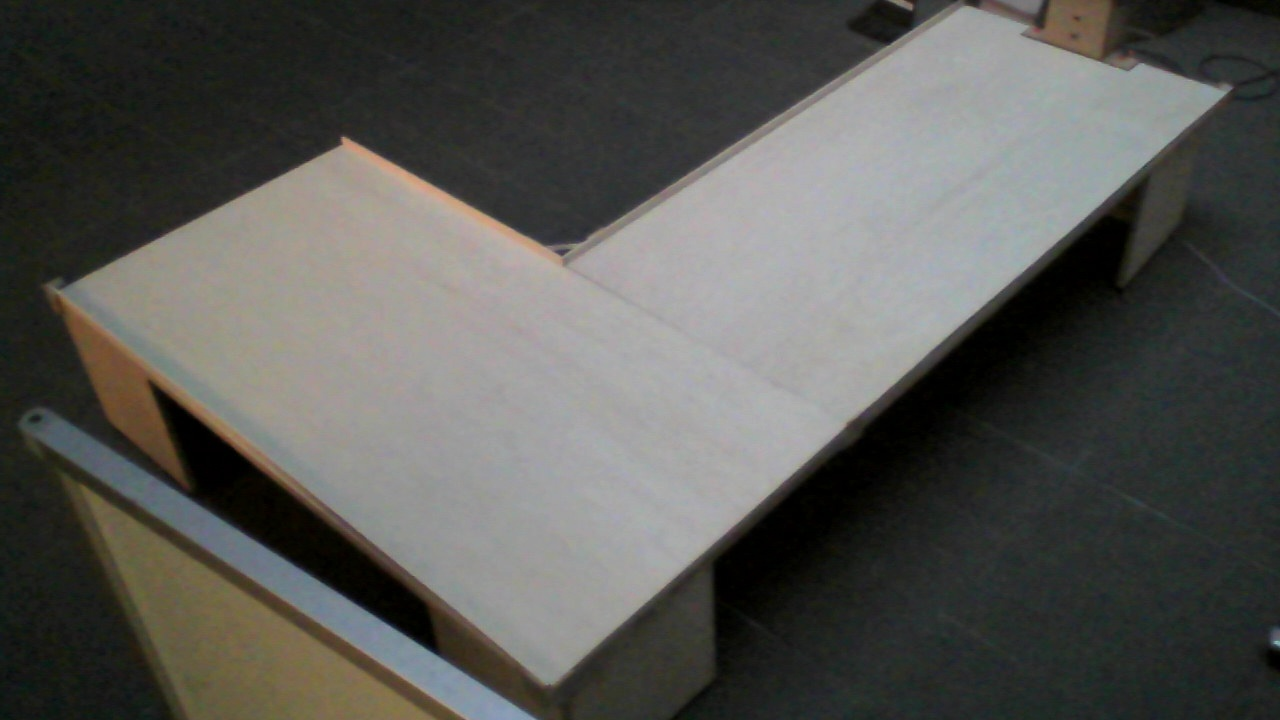
#> input picture pyscript/_0.jpg, 1280 x 720 px, given in place of the camera
$ jupyter execute --allow-errors positionestimate.ipynb   (older library calls are emulated)
#> lines starting #> are read from the running program, lines starting #| are printed output that depends on the picture; after the words box and inside, x2 and y2 are one past the last pixel; in counts of white or black regions, pixels touching at a corner belong together
[cell 1]
import cv2
import numpy as np
from matplotlib import pyplot as plt
import sys
import os
import glob

[cell 2]
import cv2
import os

def save_frame_camera_key(device_num, dir_path, basename, ext='jpg', delay=1, window_name='frame'):
#> called with device_num = 1, dir_path = './img_forum', basename = 'camera_capture', ext = 'jpg', delay = 1, window_name = 'frame'
    cap = cv2.VideoCapture(device_num)

    if not cap.isOpened():
        print("no camera")
        return

    os.makedirs(dir_path, exist_ok=True)
    base_path = os.path.join(dir_path, basename)

    n = 0

    while True:
        ret, frame = cap.read()
#> frame is the input picture: shape (720, 1280, 3); mean B, G, R 83.5, 87.2, 87.1
        cv2.imshow(window_name, frame)
        key = cv2.waitKey(delay) & 0xFF
#> (key q is pressed here)
        if key == ord('c'):
            cv2.imwrite('{}_{}.{}'.format(base_path, n, ext), frame)
            n += 1
        elif key == ord('q'):
            break


    cv2.destroyWindow(window_name)

save_frame_camera_key(1, './img_forum', 'camera_capture')

[cell 3]
path = './img_forum/camera_capture_1.jpg'
i = cv2.imread(path, 1)
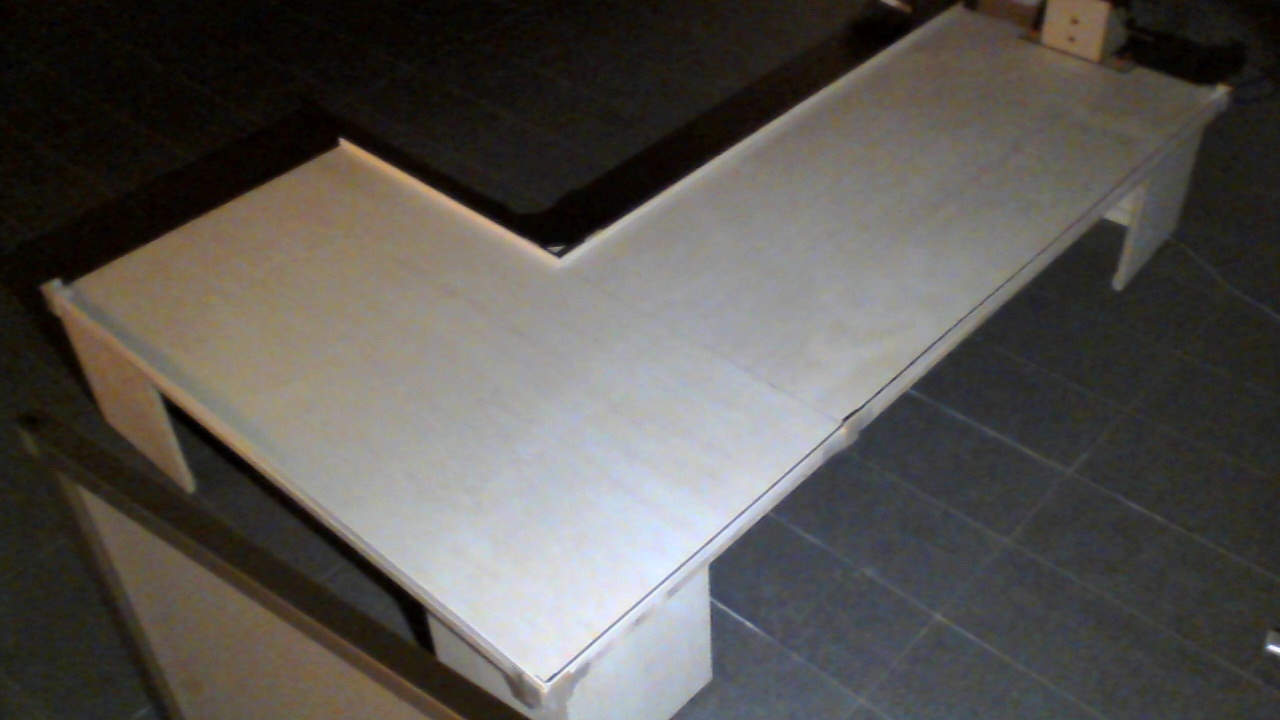
#> input picture pyscript/imgs/img_forum/camera_capture_1.jpg, 1280 x 720 px, found by its file name
#> i is the input picture: shape (720, 1280, 3); mean B, G, R 80.7, 84.8, 87.6

[cell 4]
cv2.imshow('frame',i)
cv2.waitKey(0)
cv2.destroyAllWindows()

[cell 5]
# 変換前後の対応点を設定
p_original = np.float32([ [227,217],[60,518], [1107,223], [1268, 522]])
p_trans = np.float32([[0,0], [0,720], [1280,0], [1280,720]])

# 変換マトリクスと射影変換
M = cv2.getPerspectiveTransform(p_original, p_trans)
i_trans = cv2.warpPerspective(i, M, (1280, 720))

cv2.imwrite("./img/out.jpg", i_trans)
#> Out = True

#> (a cell that did not finish here is left out)

[cell 7]
"./img_square/{0}".format(file)

[cell 8]
# 画像の読み込み
img_src1 = cv2.imread("./img_forum_square/camera_capture_0.jpg", 0)
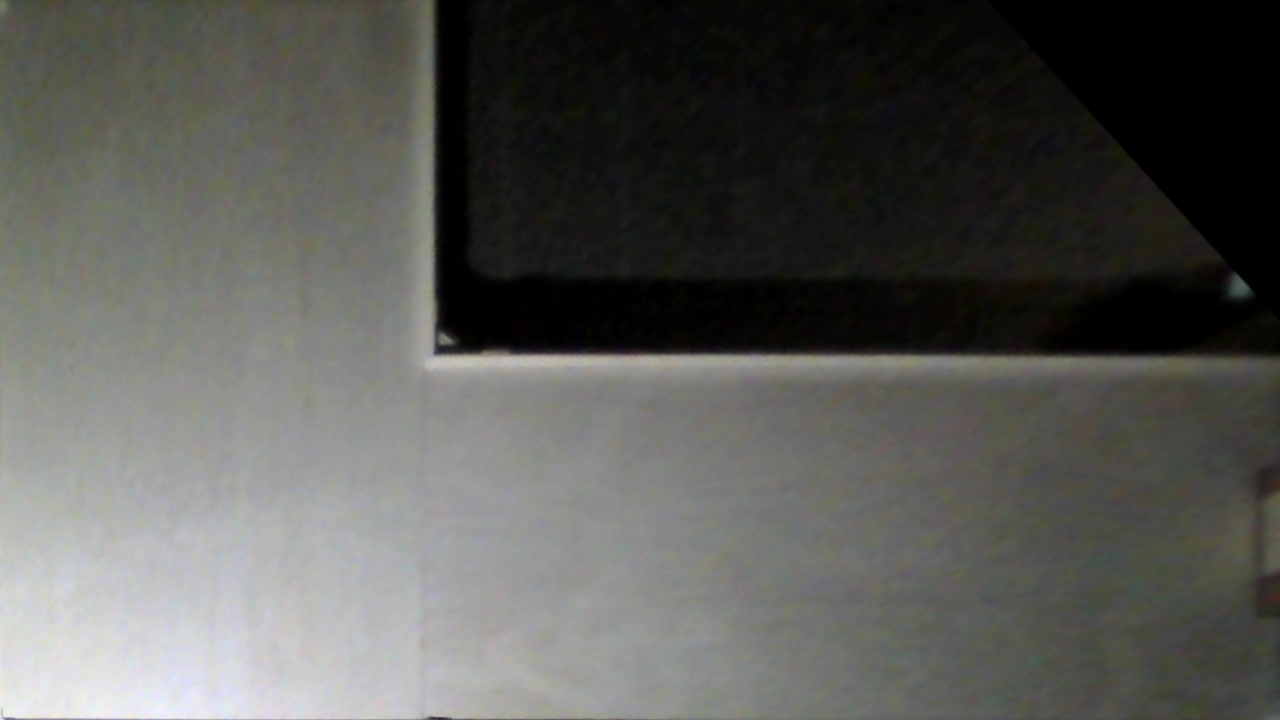
#> input picture pyscript/imgs/img_forum_square/camera_capture_0.jpg, 1280 x 720 px, found by its file name
#> img_src1: shape (720, 1280); min 0, max 243, mean 89.6
img_src2 = cv2.imread("./img_forum_square/camera_capture_4.jpg", 0)
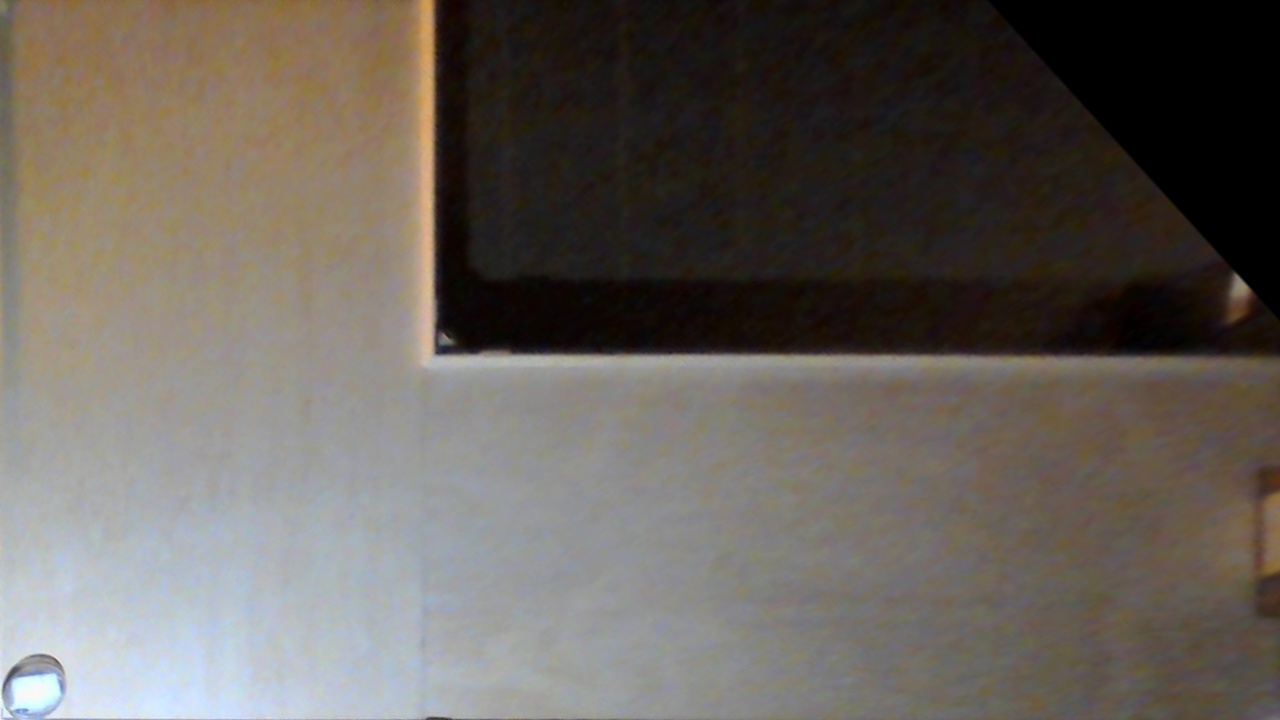
#> input picture pyscript/imgs/img_forum_square/camera_capture_4.jpg, 1280 x 720 px, found by its file name
#> img_src2: shape (720, 1280); min 0, max 250, mean 99.5

fgbg = cv2.bgsegm.createBackgroundSubtractorMOG()

fgmask = fgbg.apply(img_src1)
#> fgmask: shape (720, 1280); every value is 0
fgmask = fgbg.apply(img_src2)
#> fgmask: shape (720, 1280); 0.07% white; 6 white regions (4 under 20 px)

# 表示
cv2.imshow('frame',fgmask)

# 検出画像
bg_diff_path  = './diff.jpg'
cv2.imwrite(bg_diff_path,fgmask)

cv2.waitKey(0)
cv2.destroyAllWindows()

[cell 9]
import cv2
import math
import numpy as np
import os

# 画像の読み込み
img_src1 = cv2.imread("./img_forum_square/camera_capture_1.jpg", 0)
#> img_src1: shape (720, 1280); min 0, max 251, mean 85.1
img_src2 = cv2.imread("./img_forum_square/camera_capture_3.jpg", 0)

# 背景画像との差分を算出
#> (the rest of this cell did not finish here and is left out)

#> (a cell that did not finish here is left out)

#> (a cell that did not finish here is left out)

#> (a cell that did not finish here is left out)

#> (a cell that did not finish here is left out)

#> (a cell that did not finish here is left out)

#> (a cell that did not finish here is left out)

[cell 16]
import matplotlib.pyplot as plt
from matplotlib.patches import Polygon


def draw_contours(ax, img, contours):
    ax.imshow(img)  # 画像を表示する。
    ax.set_axis_off()

    for i, cnt in enumerate(contours):
        # 形状を変更する。(NumPoints, 1, 2) -> (NumPoints, 2)
        cnt = cnt.squeeze(axis=1)
        # 輪郭の点同士を結ぶ線を描画する。
        ax.add_patch(Polygon(cnt, color="b", fill=None, lw=2))
        # 輪郭の点を描画する。
        ax.plot(cnt[:, 0], cnt[:, 1], "ro", mew=0, ms=4)
        # 輪郭の番号を描画する。
        ax.text(cnt[0][0], cnt[0][1], i, color="orange", size="20")

[cell 17]
from matplotlib.patches import Circle

fig, ax = plt.subplots(figsize=(6, 6))
#> (the rest of this cell did not finish here and is left out)

#> (a cell that did not finish here is left out)

[cell 19]
# 線分ABと線分CDの交点を求める関数
def _calc_cross_point(pointA, pointB, pointC, pointD):
    cross_point = (0,0)
    bunbo = (pointB[0] - pointA[0]) * (pointD[1] - pointC[1]) - (pointB[1] - pointA[1]) * (pointD[0] - pointC[0])

    # 直線が平行な場合
    if (bunbo == 0):
        return False, cross_point

    vectorAC = ((pointC[0] - pointA[0]), (pointC[1] - pointA[1]))
    r = ((pointD[1] - pointC[1]) * vectorAC[0] - (pointD[0] - pointC[0]) * vectorAC[1]) / bunbo
    s = ((pointB[1] - pointA[1]) * vectorAC[0] - (pointB[0] - pointA[0]) * vectorAC[1]) / bunbo

    # rを使った計算の場合
    distance = ((pointB[0] - pointA[0]) * r, (pointB[1] - pointA[1]) * r)
    cross_point = [int(pointA[0] + distance[0]), int(pointA[1] + distance[1])]

    # sを使った計算の場合
    # distance = ((pointD[0] - pointC[0]) * s, (pointD[1] - pointC[1]) * s)
    # cross_point = (int(pointC[0] + distance[0]), int(pointC[1] + distance[1]))

    return cross_point

[cell 20]
A = [63, 291]
B = [341, 147]
C = [1217,94]
D = [963,11]
_calc_cross_point(A,B,C,D)

[cell 21]
S1 = A
S2 = [545,685]
S3 = _calc_cross_point(A,B,C,D)
S4 = C
S1,S2,S3,S4

[cell 22]
import cv2
import math
import numpy as np
import os

def get_position(n):
#> called with n = 0
    cap = cv2.VideoCapture(n)
    if not cap.isOpened():
        return
    ret, frame = cap.read()

    # 変換前後の対応点を設定
#     p_original = np.float32([ [240,213],[72,510], [1121,220], [1280, 522]])
    p_original = np.float32([S1,S2,S3, S4])
    p_trans = np.float32([[0,0], [0,720], [1280,0], [1280,720]])
    # 変換マトリクスと射影変換
    M = cv2.getPerspectiveTransform(p_original, p_trans)
    trans = cv2.warpPerspective(frame, M, (1280, 720))
    trans = cv2.cvtColor(trans, cv2.COLOR_BGR2GRAY)
#> trans: shape (720, 1280)

    # 画像の読み込み
    img_src1 = cv2.imread("./img_forum_square/camera_capture_3.jpg", 0)
    # img_src2 = cv2.imread("./img_square/camera_capture_2.jpg", 0)
    img_src2 = trans
#     img_src1 = img_src1[20:-20,50:-20]
#     img_src2 = img_src2[20:-20,50:-20]
    print(img_src1.shape)

    # 背景画像との差分を算出
    img_diff = cv2.absdiff(img_src2, img_src1)

    # 差分を二値化
    img_diffm = cv2.threshold(img_diff, 20, 255, cv2.THRESH_BINARY)[1]
    # 膨張処理、収縮処理を施してマスク画像を生成
    operator = np.ones((3, 3), np.uint8)
    img_dilate = cv2.dilate(img_diffm, operator, iterations=4)
    img_mask = cv2.erode(img_dilate, operator, iterations=4)

    # マスク画像を使って対象を切り出す
    img_dst = cv2.bitwise_and(img_src2, img_mask)

    image, contours, hierarchy = cv2.findContours(img_dst,cv2.RETR_EXTERNAL, cv2.CHAIN_APPROX_SIMPLE)
    for cnt in contours:
        # 輪郭に外接する円を取得する。
        center, radius = cv2.minEnclosingCircle(cnt)
        area = cv2.contourArea(cnt)
        if(area>2000):
            x = center[0] / img_src1.shape[1]  * 270
            y = center[1] / img_src1.shape[0] * 180
            print(x,y)
    cv2.imshow('frame',img_dst)
    cv2.waitKey(0)
    cv2.destroyAllWindows()

[cell 23]
import time
#> (the rest of this cell did not finish here and is left out)

[cell 24]
img_src1

[cell 25]
import cv2
import numpy as np

# cap = cv2.VideoCapture(0)
# ret, frame = cap.read()
img = cv2.imread('./img_forum_square/camera_capture_0.jpg',0)
img = cv2.medianBlur(img,5)
cimg = cv2.cvtColor(img,cv2.COLOR_GRAY2BGR)

circles = cv2.HoughCircles(img,cv2.HOUGH_GRADIENT,1,20,
                            param1=50,param2=30,minRadius=0,maxRadius=0)
#> circles = None

#> (the rest of this cell did not finish here and is left out)

[cell 26]
# 画像の読み込み
img_src1 = cv2.imread("./img_forum_square/camera_capture_0.jpg", 0)
img_src2 = cv2.imread("./img_forum_square/camera_capture_4.jpg", 0)

fgbg = cv2.bgsegm.createBackgroundSubtractorMOG()

fgmask = fgbg.apply(img_src1)
fgmask = fgbg.apply(img_src2)

# 表示
cv2.imshow('frame',fgmask)

# 検出画像
bg_diff_path  = './diff.jpg'
cv2.imwrite(bg_diff_path,fgmask)

image, contours, hierarchy = cv2.findContours(fgmask,cv2.RETR_EXTERNAL, cv2.CHAIN_APPROX_SIMPLE)
#> contours = 6 contours, 4 with area under 20; largest, box (x1, y1, x2, y2) and area: (2, 661, 46, 698) 310, (26, 654, 63, 672) 190
for cnt in contours:
    # 輪郭に外接する円を取得する。
    center, radius = cv2.minEnclosingCircle(cnt)
    area = cv2.contourArea(cnt)
    if(area>2000):
        x = center[0] / img_src1.shape[1]  * 270
        y = center[1] / img_src1.shape[0] * 180
        print(x,y)
#> this loop made 6 passes
#> (center, radius, area) on passes 5 to 6: ((24, 684), 24.19, 310.5), ((44, 664.5), 19.14, 190.5)

cv2.waitKey(0)
cv2.destroyAllWindows()

[cell 27]
import cv2
import math
import numpy as np
import os

def get_position(n):
#> called with n = 0
    cap = cv2.VideoCapture(n)
    if not cap.isOpened():
        return
    ret, frame = cap.read()

    # 変換前後の対応点を設定
#     p_original = np.float32([ [240,213],[72,510], [1121,220], [1280, 522]])
    p_original = np.float32([S1,S2,S3, S4])
    p_trans = np.float32([[0,0], [0,720], [1280,0], [1280,720]])
    # 変換マトリクスと射影変換
    M = cv2.getPerspectiveTransform(p_original, p_trans)
    trans = cv2.warpPerspective(frame, M, (1280, 720))
    trans = cv2.cvtColor(trans, cv2.COLOR_BGR2GRAY)

    # 画像の読み込み
    img_src0 = cv2.imread("./img_forum_square/camera_capture_0.jpg", 0)
    img_src1 = cv2.imread("./img_forum_square/camera_capture_1.jpg", 0)
    # img_src2 = cv2.imread("./img_square/camera_capture_2.jpg", 0)
    img_src2 = trans
#     img_src1 = img_src1[20:-20,50:-20]
#     img_src2 = img_src2[20:-20,50:-20]
    pts = np.array( [ [425,0], [425,373], [1280, 373], [1280,0] ] )
    img_src0 = cv2.fillPoly(img_src0, pts =[pts], color=(0,0,0))
    img_src1 = cv2.fillPoly(img_src1, pts =[pts], color=(0,0,0))
    img_src2 = cv2.fillPoly(img_src2, pts =[pts], color=(0,0,0))
    print(img_src1.shape)
#| (720, 1280)

    # 背景画像との差分を算出
    img_diffs = [cv2.absdiff(img_src2, img_src1),cv2.absdiff(img_src2, img_src0)]
    robo_pos = []
    for img_diff in img_diffs:
        # 差分を二値化
        img_diffm = cv2.threshold(img_diff, 20, 255, cv2.THRESH_BINARY)[1]
        # 膨張処理、収縮処理を施してマスク画像を生成
        operator = np.ones((3, 3), np.uint8)
        img_dilate = cv2.dilate(img_diffm, operator, iterations=4)
        img_mask = cv2.erode(img_dilate, operator, iterations=4)

        # マスク画像を使って対象を切り出す
        img_dst = cv2.bitwise_and(img_src2, img_mask)

        image, contours, hierarchy = cv2.findContours(img_dst,cv2.RETR_EXTERNAL, cv2.CHAIN_APPROX_SIMPLE)
        for cnt in contours:
            # 輪郭に外接する円を取得する。
            center, radius = cv2.minEnclosingCircle(cnt)
            area = cv2.contourArea(cnt)
            if(area>3500 and area < 6000):
                x = center[0] / img_src1.shape[1]  * 270
                y = center[1] / img_src1.shape[0] * 180
                if x < 260 or y > 10:
                    print(area,x,y)
                    robo_pos.append([x,y])
        print(robo_pos)
#> this loop made 2 passes
#> operator on passes 1 to 2: [[1, 1, 1], [1, 1, 1], [1, 1, 1]], [[1, 1, 1], [1, 1, 1], [1, 1, 1]]
#> img_diffm: shape (720, 1280); 52.3% white; 157 black regions (142 under 20 px), largest, box (x1, y1, x2, y2) and area: (0, 0, 1280, 720) 437288, (1266, 494, 1280, 576) 996, (242, 344, 267, 371) 209
#> img_dilate: shape (720, 1280); 55.6% white; 14 black regions (8 under 20 px), largest, box (x1, y1, x2, y2) and area: (423, 0, 1280, 380) 315493, (0, 226, 629, 715) 92866, (1271, 499, 1280, 568) 550, (0, 0, 3, 10) 21, (5, 201, 8, 214) 21, (510, 544, 516, 550) 21
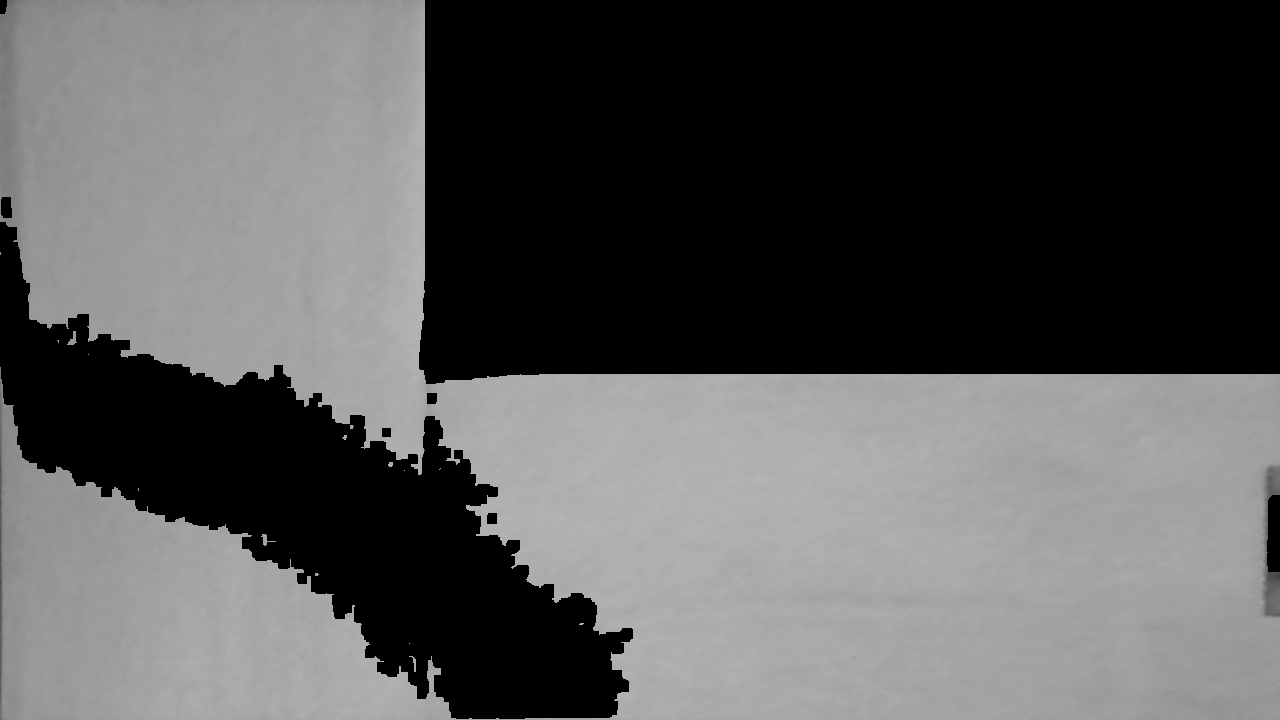
#> img_dst: shape (720, 1280); min 0, max 181, mean 86.8
#> after the loop, robo_pos = []
#         cv2.imshow('frame',img_dst)
#         cv2.waitKey(0)
#         cv2.destroyAllWindows()
